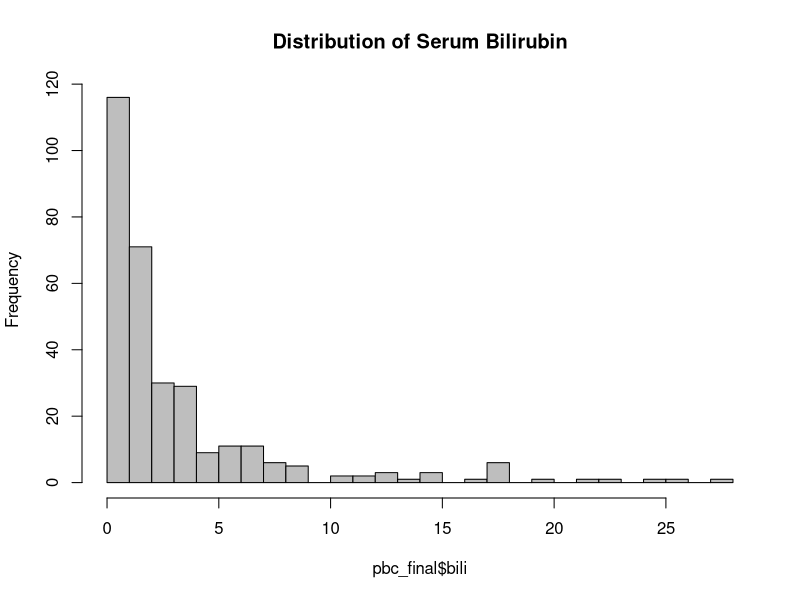
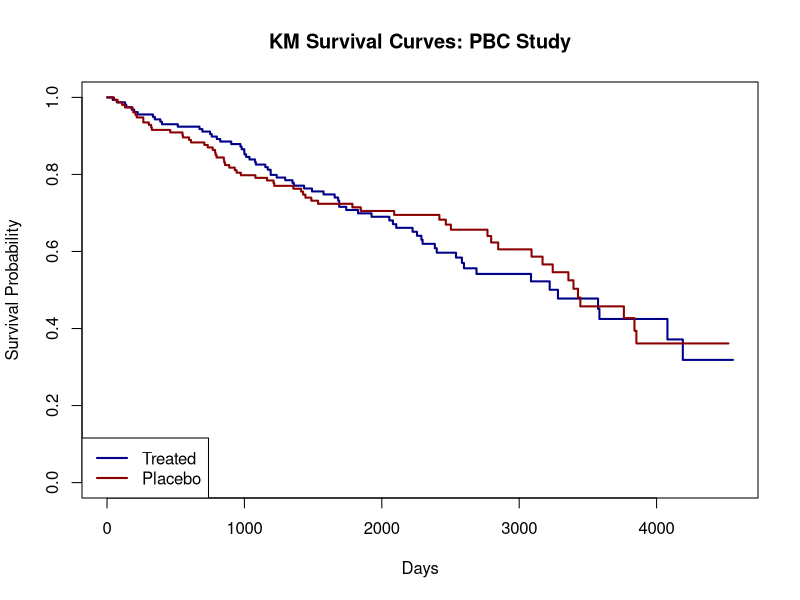
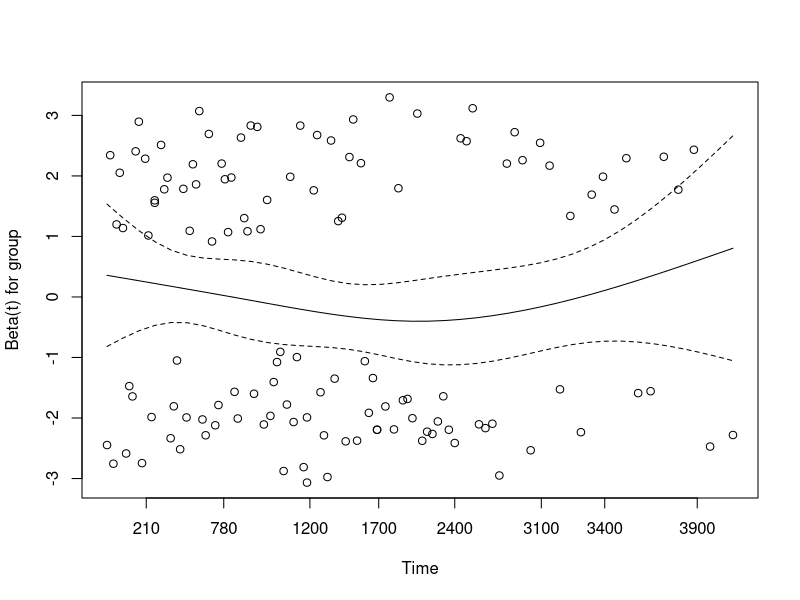
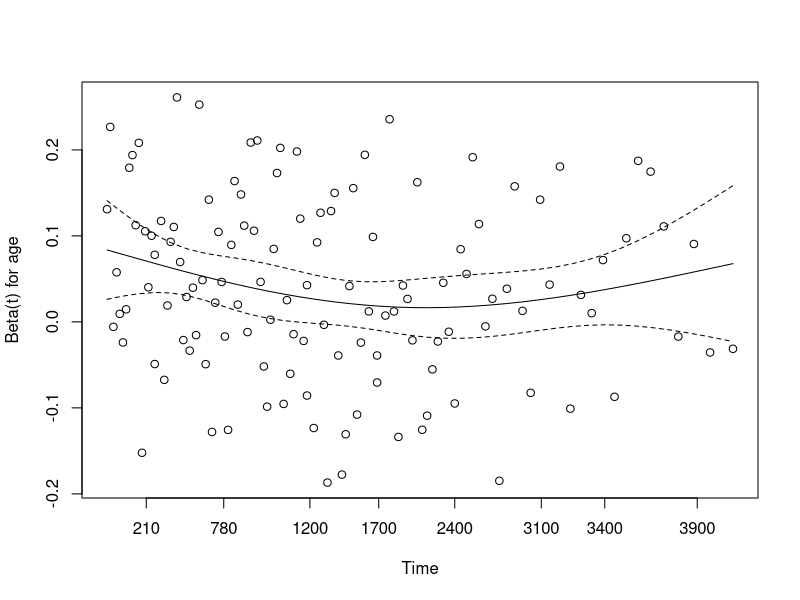
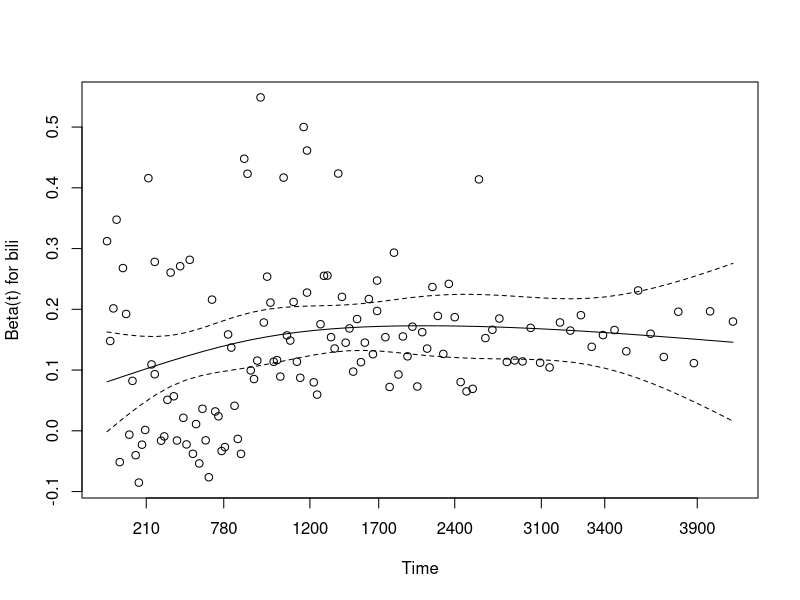

Recreate these plots in R, in order.
# 1. Setup and loading data
library(survival)
library(dplyr)
set.seed(101)
data(pbc)

# 2. Check data structure and missing values
str(pbc)
colSums(is.na(pbc))

# 3. Defining the death event (status 2 is death, 0 and 1 are censored/transplant)
pbc$death_event <- ifelse(pbc$status == 2, 1, 0)

# 4. Converting treatment to labeled factor for plotting
pbc$group <- factor(pbc$trt, levels=c(1, 2), labels=c("Treated", "Placebo"))

# 5. Data cleaning: removing rows with NAs in main variables
pbc_final <- pbc %>% 
  filter(!is.na(death_event), !is.na(group), !is.na(age), !is.na(bili))

# 6. Quick histogram to check distribution of Bilirubin (Disease severity marker)
hist(pbc_final$bili, breaks=30, main="Distribution of Serum Bilirubin", col="gray")

# 7. Kaplan-Meier estimation by treatment group
km_analysis <- survfit(Surv(time, death_event) ~ group, data = pbc_final)

# 8. Survival plot using base R

plot(km_analysis, col=c("darkblue", "darkred"), lwd=2, 
     xlab="Days", ylab="Survival Probability", 
     main="KM Survival Curves: PBC Study")
legend("bottomleft", legend=c("Treated", "Placebo"), col=c("darkblue", "darkred"), lty=1, lwd=2)

# 9. Log-rank test to compare survival curves across treatment arms
logrank_res <- survdiff(Surv(time, death_event) ~ group, data = pbc_final)
print(logrank_res)

# 10. Fitting the Cox Proportional Hazards Model
# Adjusting treatment effect for age and bilirubin levels
cox_fit <- coxph(Surv(time, death_event) ~ group + age + bili, data = pbc_final)
summary(cox_fit)

# 11. Extracting Hazard Ratios and 95% Confidence Intervals
exp_results <- exp(cbind(HR = coef(cox_fit), confint(cox_fit)))
print(exp_results)

# 12. Testing the Proportional Hazards assumption (Schoenfeld residuals)
ph_assumption_check <- cox.zph(cox_fit)
print(ph_assumption_check)

# 13. Plotting Schoenfeld residuals for model diagnostics

plot(ph_assumption_check)